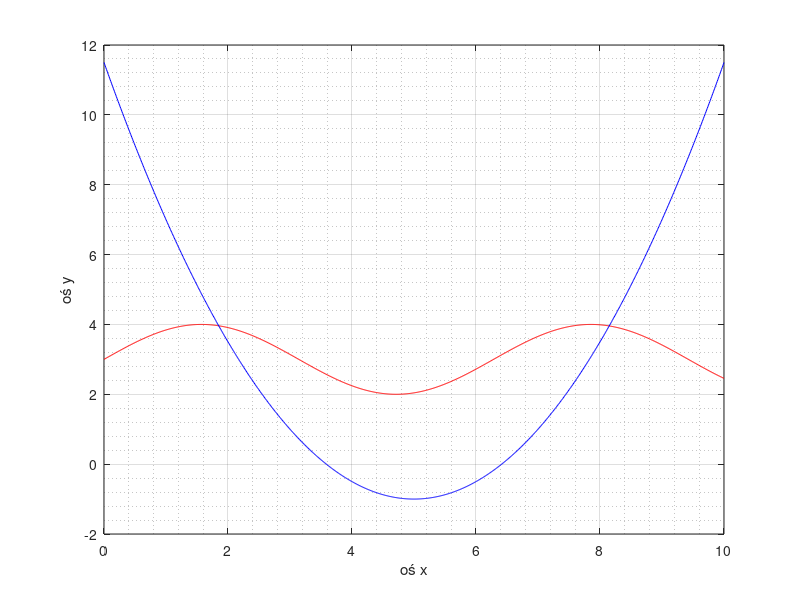

The MATLAB script that drew this image:
%Rysowanie prostych wykresów

close all
clear all
clc

f = @(x) 3 + sin(x);
g = @(x) 0.5 * (x - 5).^2 - 1;

a = 0;
b = 10;
N = 1000;

x = linspace(a, b, N);

plot(x, f(x), '-r', x, g(x), '-b');

grid on;
grid minor;
xlabel 'oś x';
ylabel 'oś y';